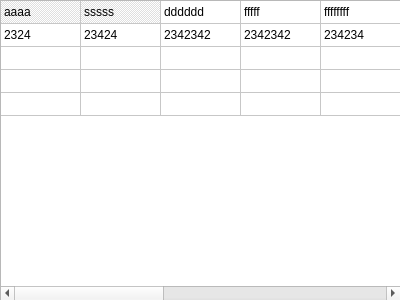
<?xml version="1.0" encoding="UTF-8"?>
<ui version="4.0">
 <class>Form</class>
 <widget class="QWidget" name="Form">
  <property name="geometry">
   <rect>
    <x>0</x>
    <y>0</y>
    <width>400</width>
    <height>300</height>
   </rect>
  </property>
  <property name="windowTitle">
   <string>Form</string>
  </property>
  <widget class="QTableWidget" name="tableWidget">
   <property name="geometry">
    <rect>
     <x>0</x>
     <y>0</y>
     <width>401</width>
     <height>301</height>
    </rect>
   </property>
   <property name="rowCount">
    <number>5</number>
   </property>
   <property name="columnCount">
    <number>10</number>
   </property>
   <attribute name="horizontalHeaderVisible">
    <bool>false</bool>
   </attribute>
   <attribute name="horizontalHeaderDefaultSectionSize">
    <number>80</number>
   </attribute>
   <attribute name="verticalHeaderVisible">
    <bool>false</bool>
   </attribute>
   <attribute name="verticalHeaderDefaultSectionSize">
    <number>23</number>
   </attribute>
   <row/>
   <row/>
   <row/>
   <row/>
   <row/>
   <column>
    <property name="text">
     <string>model</string>
    </property>
    <property name="font">
     <font>
      <underline>false</underline>
     </font>
    </property>
    <property name="foreground">
     <brush brushstyle="NoBrush">
      <color alpha="255">
       <red>0</red>
       <green>0</green>
       <blue>0</blue>
      </color>
     </brush>
    </property>
   </column>
   <column>
    <property name="text">
     <string>izvedba</string>
    </property>
    <property name="foreground">
     <brush brushstyle="NoBrush">
      <color alpha="255">
       <red>0</red>
       <green>0</green>
       <blue>0</blue>
      </color>
     </brush>
    </property>
   </column>
   <column>
    <property name="text">
     <string>velikost</string>
    </property>
    <property name="foreground">
     <brush brushstyle="NoBrush">
      <color alpha="255">
       <red>0</red>
       <green>0</green>
       <blue>0</blue>
      </color>
     </brush>
    </property>
   </column>
   <column>
    <property name="text">
     <string>količina</string>
    </property>
    <property name="foreground">
     <brush brushstyle="NoBrush">
      <color alpha="255">
       <red>0</red>
       <green>0</green>
       <blue>0</blue>
      </color>
     </brush>
    </property>
   </column>
   <column>
    <property name="text">
     <string>cena</string>
    </property>
    <property name="foreground">
     <brush brushstyle="NoBrush">
      <color alpha="255">
       <red>0</red>
       <green>0</green>
       <blue>0</blue>
      </color>
     </brush>
    </property>
   </column>
   <column/>
   <column/>
   <column/>
   <column/>
   <column/>
   <item row="0" column="0">
    <property name="text">
     <string>aaaa</string>
    </property>
    <property name="background">
     <brush brushstyle="Dense4Pattern">
      <color alpha="255">
       <red>223</red>
       <green>223</green>
       <blue>223</blue>
      </color>
     </brush>
    </property>
   </item>
   <item row="0" column="1">
    <property name="text">
     <string>sssss</string>
    </property>
    <property name="background">
     <brush brushstyle="Dense4Pattern">
      <color alpha="255">
       <red>223</red>
       <green>223</green>
       <blue>223</blue>
      </color>
     </brush>
    </property>
   </item>
   <item row="0" column="2">
    <property name="text">
     <string>dddddd</string>
    </property>
   </item>
   <item row="0" column="3">
    <property name="text">
     <string>fffff</string>
    </property>
   </item>
   <item row="0" column="4">
    <property name="text">
     <string>ffffffff</string>
    </property>
   </item>
   <item row="1" column="0">
    <property name="text">
     <string>2324</string>
    </property>
   </item>
   <item row="1" column="1">
    <property name="text">
     <string>23424</string>
    </property>
   </item>
   <item row="1" column="2">
    <property name="text">
     <string>2342342</string>
    </property>
   </item>
   <item row="1" column="3">
    <property name="text">
     <string>2342342</string>
    </property>
   </item>
   <item row="1" column="4">
    <property name="text">
     <string>234234</string>
    </property>
   </item>
  </widget>
 </widget>
 <resources/>
 <connections/>
</ui>
